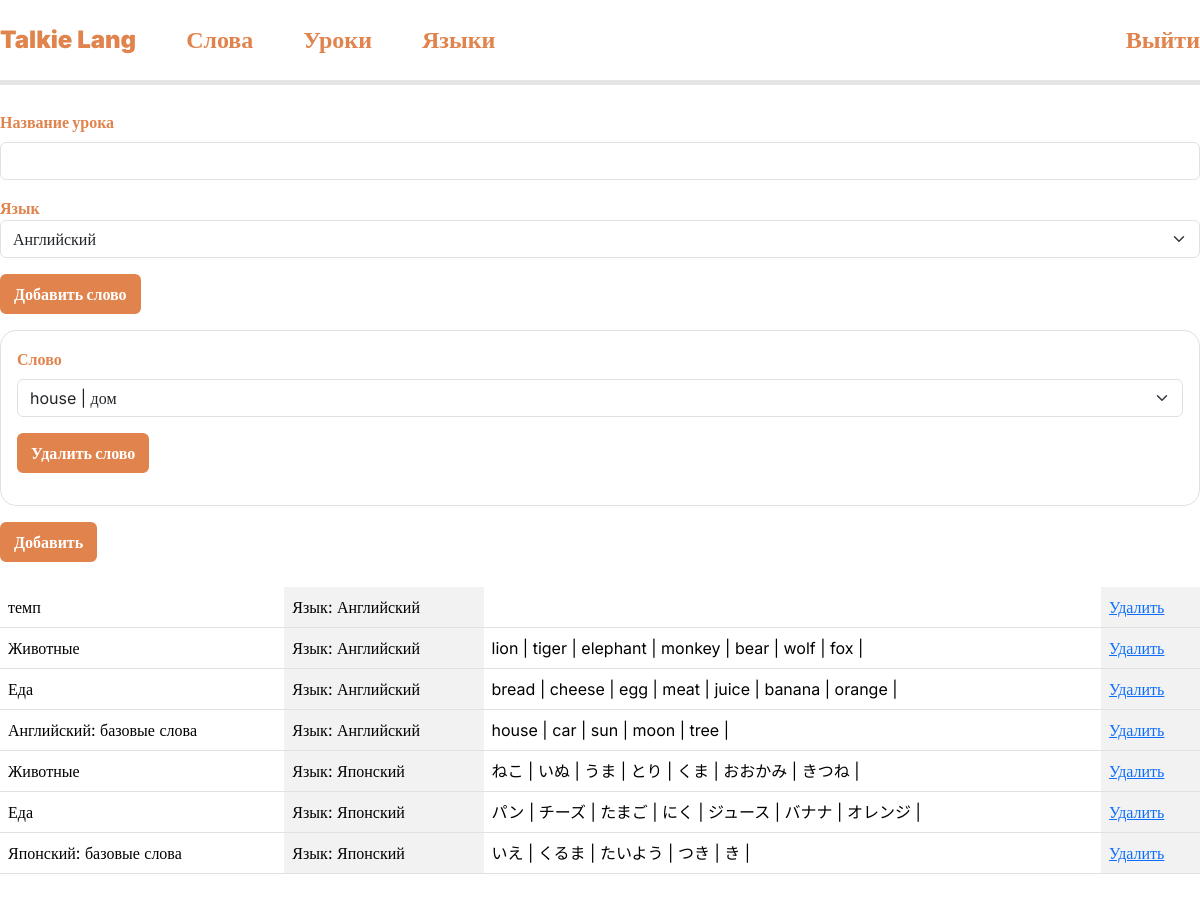
The app's page /admin/add_lesson/index.php, older data.
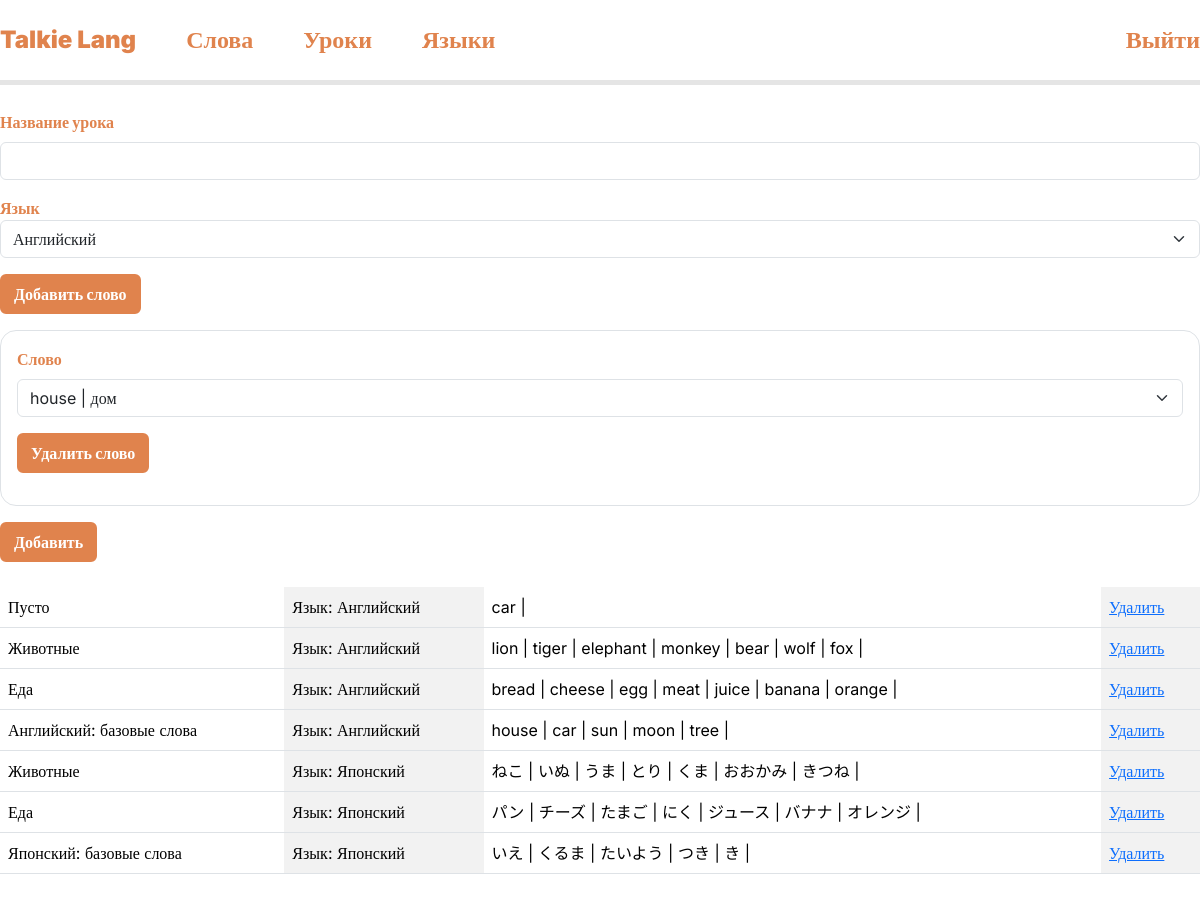
The same page, newer data.
### tables this page shows
CREATE TABLE `lesson` (
  `lesson_id` int(11) NOT NULL,
  `lesson_name` varchar(100) NOT NULL,
  `lesson_language` int(11) DEFAULT NULL
);

CREATE TABLE `langs` (
  `lang_id` int(11) NOT NULL,
  `lang_name` text NOT NULL
);

CREATE TABLE `lessons_words` (
  `id` int(11) NOT NULL,
  `lesson_id` int(11) NOT NULL,
  `word_id` int(11) NOT NULL
);

CREATE TABLE `words` (
  `word_id` int(11) NOT NULL,
  `word_name` varchar(100) NOT NULL,
  `word_transcription` varchar(100) DEFAULT NULL,
  `word_translate` varchar(100) NOT NULL,
  `lang_id` int(11) NOT NULL DEFAULT '1'
);

### admin/add_lesson/index.php (the view, shortened to what this page needs)
<?php
require "../../connection-db.php";
$langs = mysqli_fetch_all(mysqli_query($conn, "select * from langs"));
$lessons = mysqli_fetch_all(mysqli_query($conn, "select * from lesson join langs on langs.lang_id = lesson.lesson_language order by lang_id ASC, lesson_id DESC"), MYSQLI_ASSOC);
?>
<!DOCTYPE html>
<html lang="en">
<?php include "../../components/head.php"; ?>
<body>
    <?php include "../../components/header-admin.php"; ?>
    <main class="container">
        <form method="post" action="addLesson.php">
            <div class="mb-3">
                <label for="name" class="form-label">Название урока</label>
                <input type="text" class="form-control" id="name" aria-describedby="name" name="name" required>
            </div>
            <div class="mb-3">
                <label for="lang">Язык</label>
                <select name="lang" id="lang" class="form-select">
                    <?php foreach ($langs as $lang): ?>
                        <option value="<?= $lang[0] ?>"><?= $lang[1] ?></option>
                    <?php endforeach; ?>
                </select>
            </div>
            <button class="btn mb-3 add-word-btn">Добавить слово</button>
            <div class="words mb-3 border rounded-4 p-3">
            </div>
            <button type="submit" class="btn">Добавить</button>
        </form>
        <table class="table table-striped-columns">
            <?php foreach ($lessons as $lesson): ?>
                <tr>
                    <td><?= $lesson["lesson_name"] ?></td>
                    <td>Язык: <?= $lesson["lang_name"] ?></td>
                    <td>
                        <?php
                        $ws = mysqli_fetch_all(mysqli_query($conn,"select * from lessons_words join words on words.word_id = lessons_words.word_id where lesson_id =".$lesson["lesson_id"]),MYSQLI_ASSOC);
                        foreach ($ws as $w):
                            echo $w["word_name"]." | ";
                        endforeach; ?>
                    </td>
                    <td>
                        <a href="del.php?id=<?= $lesson["lesson_id"] ?>">Удалить</a>
                    </td>
                </tr>
            <?php endforeach; ?>
        </table>
    </main>
</body>
</html>

Row changes from the older to the newer data that the page shows:
removed lesson: lesson_name "темп", lesson_language.lang_name "Английский"
added lesson: lesson_name "Пусто", lesson_language.lang_name "Английский"
added lessons_words: word.word_name "car", shown under "Пусто"
